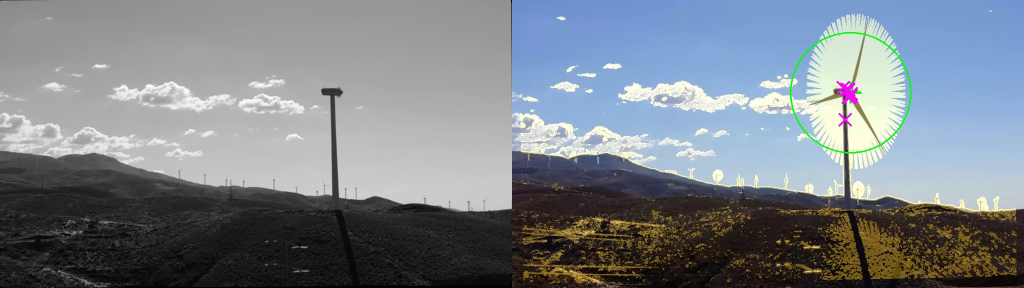
#> input picture blade_prototype/innovation_review_assets/abla_overlay.jpg, 2048 x 576 px (shown at 1/2 size)
$ python -i surface.py   (imports and definitions only)
#> lines starting #> are read from the running program, lines starting #| are printed output that depends on the picture; after the words box and inside, x2 and y2 are one past the last pixel; in counts of white or black regions, pixels touching at a corner belong together
### blade_prototype/blade_proto/segmentation.py
"""葉片/塔架分割與結構定位（§5.1 前處理）。

流程：
1. 估天空模型——**預設為局部模型**（`fit_local_sky`，見下），全機照用；
   長焦分區段照改用邊緣取樣的逐列多項式模型（`fit_sky_model`）
2. 每個像素對模型的 robust 標準化距離 → 固定門檻 → 前景
3. 形態學清理 + 連通元件過濾（去掉小碎片）
4. 結構：距離變換找輪轂（最厚處）→ 移除輪轂圓盤 → 塔架（碰底邊、最寬）→ 其餘為葉片
5. 輪轂精修：各葉片外段軸線的最小平方交點

模型在縮圖上估算（速度），套用在全解析度（幾何精度）。

**為什麼預設是局部模型**（2026-09-07，75 張真實照片實測，見 `REAL_IMAGE_VALIDATION.md`）：
原本的「邊緣取樣 + 逐列多項式 + 全域 robust 尺度」假設整張天空是單一平滑漸層。
真實天空有雲，兩個方向都會壞——雲被當成前景吃進遮罩，或者邊緣取樣帶裡的雲把全域
尺度撐大到什麼都進不了遮罩（30 張設計範圍內的照片有 4 張直接「遮罩為空」）。
局部模型改成假設「天空**局部**平滑」：雲塊是幾百像素的大面積漸變、葉片與塔架是幾十
像素的細長結構，所以用一個比結構寬、比雲小的中值核估背景就能兩者分離。
實測輪轂定位命中 14/30 → 24/30，有雲的情況 1/13 → 10/13，遮罩全空 4 → 0。
"""

from __future__ import annotations

from dataclasses import dataclass, field

import cv2
import numpy as np


DEFAULT_DIST_THRESH = 5.5  # 逐列多項式模型的門檻，robust sigma 單位

# 局部天空模型的參數。全部由 75 張真實照片掃描而得（set A 選、set B holdout 覆核）：
# kernel_frac 0.16–0.24 × 門檻 7–11 是一整片高原（命中 14–17/19），取高原中心而非尖峰
# ——19 張樣本的 argmax 會跳動，取中心才不是在擬合雜訊。
DEFAULT_LOCAL_KERNEL_FRAC = 0.20   # 中值核邊長 / 工作尺度長邊：要 > 塔架寬、< 雲塊尺度
# 門檻同時對兩組獨立的測試集取：真實照片（輪轂定位命中）與合成夾具（對已知真值的
# 結構召回率 / 天空誤判率）。7.0 是唯一同時成立的點——真實命中 23/30（有雲 10/13）、
# 合成結構召回 95.3%、天空誤判 0.02%。放寬到 9.0 真實命中只多 1 張，但合成結構召回
# 掉到 77.7%（塔架下段融進亮天空時被切掉），對要從遮罩邊緣量幾何的管線不能接受。
DEFAULT_LOCAL_THRESH = 7.0         # 局部 robust sigma 單位（與逐列模型的 5.5 不同尺規）
DEFAULT_LOCAL_WORK_SIDE = 1024     # 估背景與尺度的工作尺度長邊
DEFAULT_LOCAL_MIN_SCALE = 1.2      # 局部尺度下限（Lab 單位），純色無雲天空不會除以 0


@dataclass
class SkyModel:
    """天空顏色模型：Lab 每通道對正規化列位置 t=y/(H-1) 的多項式（處理天空垂直漸層）+ robust 尺度。"""

    coeffs: np.ndarray  # (3, deg+1)
    inv_scale: np.ndarray  # (3,) = 1/MAD

    def mean_rows(self, h: int) -> np.ndarray:
        t = np.linspace(0.0, 1.0, h, dtype=np.float32)
        return np.stack([np.polyval(c, t) for c in self.coeffs], axis=1).astype(np.float32)  # (h,3)


@dataclass
class LocalSkyModel:
    """局部天空模型：背景與尺度都是**影像場**，不是參數化曲面。

    兩個場都在工作尺度上算（中值濾波），套用時雙線性放大回全解析度——它們本來就是
    低頻的（核邊長是畫面的 20%），放大不會失真；殘差則在全解析度上取，1–2 px 的葉尖
    因此保得住。
    """

    bg: np.ndarray  # (h,w,3) float32，Lab 背景估計
    scale: np.ndarray  # (h,w,3) float32，各通道的局部 robust 尺度
    kernel_px: int  # 實際用的中值核邊長（工作尺度的像素）
    min_scale: float


@dataclass
class SegmentationResult:
    mask: np.ndarray  # uint8 0/255，與輸入同尺寸
    sky_model: SkyModel | LocalSkyModel
    threshold: float  # 距離門檻（尺規依模型種類而異）
    scale: float  # 估模型時的縮圖比例
    horizon_y: int | None = None  # 地平線列；None = 畫面沒有可辨識的地面帶


@dataclass
class BladeComponent:
    xs: np.ndarray
    ys: np.ndarray
    area: int
    tip_xy: tuple[float, float]
    tip_radius_px: float
    tip_angle_deg: float  # 數學慣例方位角（270° = 六點鐘）


@dataclass
class TurbineStructure:
    hub: tuple[float, float]
    hub_radius_px: float
    hub_refined: bool
    tower_found: bool
    tower_angle_deg: float  # 塔架軸相對垂直的偏差（正 = 順時鐘）；無塔架時為 0
    tower_width_px: float
    blades: list[BladeComponent] = field(default_factory=list)
    notes: list[str] = field(default_factory=list)
    # 塔架軸外推到輪轂那一列的 x（px）。偏軸拍攝時輪轂中心會離開塔軸（機艙把轉子往上風側
    # 推了 overhang 那麼遠），`pose.estimate_pose` 拿 hub_x 與它的差估 yaw。無塔架時 None。
    tower_x_at_hub_px: float | None = None


# ---------------------------------------------------------------- 天空模型


# [11 lines left out: function _robust_polyfit_1d, not called in this run]


def fit_sky_model(img_bgr: np.ndarray, border_frac: float = 0.06, mode: str = "rows", deg: int = 3) -> SkyModel:
    """從畫面邊緣估天空模型。

    mode="rows"（全機照）：左右兩側窄帶每列取中位數，對列位置做 robust 多項式擬合；
        葉尖偶爾穿過側帶的列會被當離群值剔除。
    mode="top_bottom"（長焦分區段照，葉片橫越畫面、側帶多半是葉片）：
        只用上下兩條帶，兩者中位數線性內插。
    尺度：帶內像素對模型殘差的 MAD（含雲層紋理），下限 0.75 避免合成天空零方差。
    """
    lab = cv2.cvtColor(img_bgr, cv2.COLOR_BGR2Lab).astype(np.float32)
    h, w = lab.shape[:2]
    if mode == "top_bottom":
        b = max(2, int(h * border_frac))
        top = lab[:b].reshape(-1, 3)
        bot = lab[h - b:].reshape(-1, 3)
        m_top, m_bot = np.median(top, 0), np.median(bot, 0)
        # 線性：t=0 → top, t=1 → bot
        coeffs = np.stack([np.array([m_bot[c] - m_top[c], m_top[c]]) for c in range(3)])
        strip_pix = np.concatenate([top, bot])
        strip_t = np.concatenate([np.full(len(top), 0.0), np.full(len(bot), 1.0)])
    else:
        s = max(2, int(w * border_frac))
        t_rows = np.linspace(0.0, 1.0, h)
        left = lab[:, :s]
        right = lab[:, w - s:]
        med_l = np.median(left, axis=1)  # (h,3)
        med_r = np.median(right, axis=1)
        tt = np.concatenate([t_rows, t_rows])
        coeffs = np.stack([_robust_polyfit_1d(tt, np.concatenate([med_l[:, c], med_r[:, c]]), deg) for c in range(3)])
        strip_pix = np.concatenate([left.reshape(-1, 3), right.reshape(-1, 3)])
        strip_t = np.concatenate([np.repeat(t_rows, s), np.repeat(t_rows, s)])
    model_at = np.stack([np.polyval(coeffs[c], strip_t) for c in range(3)], 1)
    resid = strip_pix - model_at
    # 用內點（去掉穿過側帶的葉片）算 MAD
    r_norm = np.abs(resid - np.median(resid, 0))
    mad = np.median(r_norm, 0) * 1.4826
    inlier = (r_norm < 4.0 * (mad + 0.5)).all(1)
    if inlier.sum() > 50:
        mad = np.median(np.abs(resid[inlier] - np.median(resid[inlier], 0)), 0) * 1.4826
    scale = np.maximum(mad, 0.75)
    return SkyModel(coeffs.astype(np.float32), (1.0 / scale).astype(np.float32))


# [101 lines left out: functions _grid_coords, _interp_from_grid, _median_field, fit_local_sky, local_sky_distance, not called in this run]


def sky_distance(img_bgr: np.ndarray, model: SkyModel | LocalSkyModel) -> np.ndarray:
    """依模型種類分派，呼叫端不必知道用的是哪一種。"""
    if isinstance(model, LocalSkyModel):
        return local_sky_distance(img_bgr, model)
    lab = cv2.cvtColor(img_bgr, cv2.COLOR_BGR2Lab).astype(np.float32)
    means = model.mean_rows(lab.shape[0])  # (h,3)
    d = (lab - means[:, None, :]) * model.inv_scale[None, None, :]
    return np.sqrt(np.einsum("ijk,ijk->ij", d, d))


# [4 lines left out: function _otsu_threshold, not called in this run]


def _clean_mask(fg: np.ndarray, min_area: int, max_width_frac: float = 0.7, drop_wide_bands: bool = True) -> np.ndarray:
    mask = fg.astype(np.uint8) * 255
    # 不做 morphological open：遠距/側視的葉尖只有 1–2 px 厚，open 會把它吃掉讓葉尖半徑忽長忽短；
    # 雜訊碎片交給下面的面積過濾。close 只補洞。
    k5 = cv2.getStructuringElement(cv2.MORPH_ELLIPSE, (5, 5))
    mask = cv2.morphologyEx(mask, cv2.MORPH_CLOSE, k5)
    n, lab, stats, _ = cv2.connectedComponentsWithStats(mask, connectivity=8)
    keep = np.zeros(n, bool)
    w = mask.shape[1]
    for i in range(1, n):
        area = stats[i, cv2.CC_STAT_AREA]
        width = stats[i, cv2.CC_STAT_WIDTH]
        if area < min_area:
            continue
        if drop_wide_bands and width > max_width_frac * w and stats[i, cv2.CC_STAT_HEIGHT] < 0.5 * mask.shape[0]:
            continue  # 橫跨畫面的地面/地平線帶（全機照）；分區段照的葉片本身就是橫幅，呼叫端關掉
        keep[i] = True
    return np.where(keep[lab], 255, 0).astype(np.uint8)


# [29 lines left out: function find_horizon, not called in this run]


def segment_turbine(
    img_bgr: np.ndarray,
    max_side: int = 1200,
    border_frac: float = 0.06,
    min_area_frac: float = 3e-4,
    dist_thresh: float | None = None,
    sky_model: SkyModel | LocalSkyModel | None = None,
    full_res: bool = True,
    sky_mode: str = "local",
    drop_wide_bands: bool = True,
) -> SegmentationResult:
    """把風機（葉片 + 塔架 + 機艙）從天空分出來。

    sky_mode：
    - `"local"`（預設，全機照）：局部天空模型（`fit_local_sky`）。真實照片上唯一撐得住
      雲層的做法，理由與實測見模組 docstring。
    - `"rows"` / `"top_bottom"`：邊緣取樣的逐列多項式模型（`fit_sky_model`）。
      長焦分區段照必須用這個——那種照片的「結構」本身就佔滿畫面，大核中值會把葉片
      算進背景。`surface.py` 走 `top_bottom`。

    drop_wide_bands：把橫跨 70% 畫面寬、高度不到一半的元件當地面/地平線帶刪掉（全機照用）；
    長焦分區段照的葉片本身就是橫幅，要關掉。"""
    h, w = img_bgr.shape[:2]
    scale = min(1.0, max_side / max(h, w))
    small = img_bgr if scale >= 1.0 else cv2.resize(img_bgr, (int(w * scale), int(h * scale)), interpolation=cv2.INTER_AREA)
    if sky_model is not None:
        model = sky_model
    elif sky_mode == "local":
        model = fit_local_sky(img_bgr)  # 自己降到工作尺度，不吃 small
    else:
        model = fit_sky_model(small, border_frac, mode=sky_mode)
    dist_small = None
    if dist_thresh is None:
        if isinstance(model, LocalSkyModel):
            # 局部模型的距離尺規與逐列模型不同（除的是局部尺度而非全域），
            # 門檻另外量。真實照片掃描出的高原中心：見 DEFAULT_LOCAL_THRESH 的註解。
            dist_thresh = DEFAULT_LOCAL_THRESH
        else:
            dist_small = sky_distance(small, model)
            # 固定 5.5 個 robust sigma。合成資料量測：5σ 時塔架召回 95%、天空誤判 0.16%（皆為小碎片）；
            # Otsu 會被「白葉片 vs 藍天」的大距離拉到 14σ 以上，把灰塔架 vs 亮地平線天空吃掉，故不採用。
            dist_thresh = DEFAULT_DIST_THRESH
    # 距離圖先做 σ0.8 高斯平滑再取門檻：孤立雜訊像素被壓下去、邊界變平滑，
    # 而 1 px 寬的葉尖線會變成 2 px 寬的較低值仍高於門檻（形態學 open 會把它整條吃掉）。
    if full_res or scale >= 1.0:
        dist = cv2.GaussianBlur(sky_distance(img_bgr, model), (0, 0), 0.8)
        mask = _clean_mask(dist > dist_thresh, int(min_area_frac * h * w), drop_wide_bands=drop_wide_bands)
    else:
        if dist_small is None:
            dist_small = sky_distance(small, model)
        dist_small = cv2.GaussianBlur(dist_small, (0, 0), 0.8)
        mask_small = _clean_mask(dist_small > dist_thresh, int(min_area_frac * small.shape[0] * small.shape[1]),
                                 drop_wide_bands=drop_wide_bands)
        mask = cv2.resize(mask_small, (w, h), interpolation=cv2.INTER_NEAREST)
    horizon = find_horizon(mask) if drop_wide_bands else None
    return SegmentationResult(mask=mask, sky_model=model, threshold=float(dist_thresh),
                              scale=scale, horizon_y=horizon)


# ---------------------------------------------------------------- 結構定位


# [19 lines left out: functions _pca_axis, _ls_intersection, not called in this run]


def _angle_deg(dx: float, dy: float) -> float:
    """影像向量 → 數學慣例方位角（y 向下所以取負）。"""
    return float(np.degrees(np.arctan2(-dy, dx)) % 360.0)


# [4 lines left out: function _axis_angle_between, not called in this run]


@dataclass
class _Comp:
    xs: np.ndarray
    ys: np.ndarray
    touches_bottom: bool

    def dist_to(self, hub) -> np.ndarray:
        return np.hypot(self.xs - hub[0], self.ys - hub[1])


# [456 lines left out: functions _median_row_width, _split_by_angle, _split_components, _classify, _blade_axis, _count_arms and 6 more, not called in this run]

### blade_prototype/blade_proto/surface.py
"""表面層（§5.2）：前緣輪廓粗糙度與紋理。

輸入：長焦分區段照（一段葉片橫越畫面）。
1. 分割葉片、PCA 找葉片軸、把影像轉到軸水平
2. 每一欄取上下兩條邊緣，灰階半高交叉做 sub-pixel 精修
3. 對每條邊做低階多項式基線擬合，殘差 = 粗糙度訊號
   - rms、往內凹（材料流失）的 p95、凹坑數、高頻能量比
   - 分三個 zone（沿畫面 x）回報，對應根/中/尖的區段映射
4. 邊緣內側帶狀區域的局部灰階標準差 = 紋理指標

哪一側是前緣由呼叫端指定（top/bottom），演算法對兩側都算。
"""

from __future__ import annotations

from dataclasses import dataclass, asdict

import cv2
import numpy as np

from .segmentation import segment_turbine


@dataclass
class EdgeRoughness:
    edge: str  # 'top' | 'bottom'
    n_samples: int
    rms_px: float
    rms_cm: float | None
    inward_p95_px: float
    pit_count: int
    high_freq_ratio: float
    zone_rms_px: list[float]
    zone_texture_std: list[float]
    baseline_coeffs: list[float]

    def to_dict(self) -> dict:
        return asdict(self)


@dataclass
class SurfaceAnalysis:
    axis_angle_deg: float
    median_thickness_px: float
    top: EdgeRoughness
    bottom: EdgeRoughness
    leading_edge: str | None

    # [8 lines left out: function to_dict, not called in this run]


def _largest_component(mask: np.ndarray) -> np.ndarray:
    n, lab, stats, _ = cv2.connectedComponentsWithStats(mask, connectivity=8)
    if n <= 1:
        return mask
    k = 1 + int(np.argmax(stats[1:, cv2.CC_STAT_AREA]))
    return np.where(lab == k, 255, 0).astype(np.uint8)


def _rotate_to_horizontal(gray: np.ndarray, mask: np.ndarray) -> tuple[np.ndarray, np.ndarray, float]:
    ys, xs = np.nonzero(mask)
    pts = np.stack([xs, ys], 1).astype(np.float64)
    c = pts.mean(0)
    _, _, vt = np.linalg.svd(pts - c, full_matrices=False)
    d = vt[0]
    ang = float(np.degrees(np.arctan2(d[1], d[0])))
    if ang > 90:
        ang -= 180
    if ang < -90:
        ang += 180
    h, w = mask.shape
    M = cv2.getRotationMatrix2D((w / 2, h / 2), ang, 1.0)
    g = cv2.warpAffine(gray, M, (w, h), flags=cv2.INTER_LINEAR, borderMode=cv2.BORDER_REPLICATE)
    m = cv2.warpAffine(mask, M, (w, h), flags=cv2.INTER_NEAREST, borderValue=0)
    valid = cv2.warpAffine(np.full((h, w), 255, np.uint8), M, (w, h), flags=cv2.INTER_NEAREST, borderValue=0)
    m[valid == 0] = 0
    return g, m, valid, ang


def _subpixel_edge(gray_col: np.ndarray, row: int, direction: int) -> float:
    """在 row 附近沿欄向做半高交叉的 sub-pixel 邊緣位置。

    direction=+1：天空在上、葉片在下（top edge）；-1：葉片在上、天空在下。
    """
    h = len(gray_col)
    if direction > 0:
        sky = gray_col[max(0, row - 7): max(0, row - 3)]
        blade = gray_col[min(h, row + 3): min(h, row + 7)]
    else:
        sky = gray_col[min(h, row + 3): min(h, row + 7)]
        blade = gray_col[max(0, row - 7): max(0, row - 3)]
    if len(sky) == 0 or len(blade) == 0:
        return float(row)
    half = (float(np.median(sky)) + float(np.median(blade))) / 2.0
    lo, hi = max(0, row - 3), min(h - 1, row + 3)
    seg = gray_col[lo: hi + 1].astype(np.float64)
    # 找第一個跨過 half 的相鄰對（沿 direction 從天空側往葉片側）
    idx = range(len(seg) - 1) if direction > 0 else range(len(seg) - 1, 0, -1)
    for i in idx:
        a, b = (seg[i], seg[i + 1]) if direction > 0 else (seg[i], seg[i - 1])
        if (a - half) * (b - half) <= 0 and a != b:
            frac = (half - a) / (b - a)
            return float(lo + i + (frac if direction > 0 else -frac))
    return float(row)


def _edge_profiles(gray: np.ndarray, mask: np.ndarray, valid: np.ndarray, margin: int = 8):
    h, w = mask.shape
    xs, top, bot = [], [], []
    for x in range(w):
        col = mask[:, x]
        rows = np.flatnonzero(col)
        if len(rows) < 4:
            continue
        vrows = np.flatnonzero(valid[:, x])
        if len(vrows) == 0:
            continue
        v0, v1 = int(vrows[0]), int(vrows[-1])
        r0, r1 = int(rows[0]), int(rows[-1])
        if r0 <= v0 + margin or r1 >= v1 - margin:
            continue  # 葉片被畫面（或旋轉後的有效區）上下緣截斷
        g = gray[:, x]
        xs.append(x)
        top.append(_subpixel_edge(g, r0, +1))
        bot.append(_subpixel_edge(g, r1, -1))
    return np.array(xs, float), np.array(top, float), np.array(bot, float)


def _robust_polyfit(x: np.ndarray, y: np.ndarray, deg: int, iters: int = 2) -> tuple[np.ndarray, np.ndarray]:
    xn = (x - x.mean()) / max(np.ptp(x), 1.0) * 2.0
    keep = np.ones(len(x), bool)
    coeffs = np.polyfit(xn, y, deg)
    for _ in range(iters):
        resid = y - np.polyval(coeffs, xn)
        s = 1.4826 * np.median(np.abs(resid[keep] - np.median(resid[keep]))) + 1e-6
        keep = np.abs(resid) < 3.0 * s
        if keep.sum() < deg + 2:
            break
        coeffs = np.polyfit(xn[keep], y[keep], deg)
    return coeffs, y - np.polyval(coeffs, xn)


def _roughness(
    name: str, x: np.ndarray, y: np.ndarray, inward_sign: float, gray: np.ndarray, band_rows: np.ndarray,
    cm_per_px: float | None, poly_deg: int, hf_period_px: float, pit_sigma: float,
) -> EdgeRoughness:
    coeffs, resid = _robust_polyfit(x, y, poly_deg)
    inward = resid * inward_sign
    rms = float(np.sqrt(np.mean(resid**2)))
    sigma = 1.4826 * float(np.median(np.abs(inward - np.median(inward)))) + 1e-6
    hot = inward > pit_sigma * sigma
    # 連續 ≥2 個樣本才算一個凹坑
    pits, run = 0, 0
    for v in hot:
        run = run + 1 if v else 0
        if run == 2:
            pits += 1
    # 高頻能量比：以樣本間距 ≈1 px 估頻率
    spec = np.abs(np.fft.rfft(resid - resid.mean())) ** 2
    freqs = np.fft.rfftfreq(len(resid), d=float(np.median(np.diff(x))) if len(x) > 1 else 1.0)
    total = spec[1:].sum() + 1e-9
    hf = spec[1:][freqs[1:] > 1.0 / hf_period_px].sum()
    # zones
    zone_edges = np.linspace(x.min(), x.max(), 4)
    zone_rms, zone_tex = [], []
    tex = _local_std(gray)
    for i in range(3):
        sel = (x >= zone_edges[i]) & (x <= zone_edges[i + 1])
        zone_rms.append(float(np.sqrt(np.mean(resid[sel] ** 2))) if sel.any() else float("nan"))
        cols = x[sel].astype(int)
        rows = band_rows[sel].astype(int)
        vals = [tex[r, c] for r, c in zip(rows, cols) if 0 <= r < tex.shape[0]]
        zone_tex.append(float(np.mean(vals)) if vals else float("nan"))
    return EdgeRoughness(
        edge=name, n_samples=int(len(x)), rms_px=rms, rms_cm=(rms * cm_per_px if cm_per_px else None),
        inward_p95_px=float(np.percentile(inward, 95)), pit_count=int(pits),
        high_freq_ratio=float(hf / total), zone_rms_px=zone_rms, zone_texture_std=zone_tex,
        baseline_coeffs=[float(c) for c in coeffs],
    )


def _local_std(gray: np.ndarray, k: int = 7) -> np.ndarray:
    g = gray.astype(np.float32)
    m = cv2.blur(g, (k, k))
    m2 = cv2.blur(g * g, (k, k))
    return np.sqrt(np.maximum(m2 - m * m, 0.0))


def analyze_blade_edges(
    img_bgr: np.ndarray,
    mask: np.ndarray | None = None,
    cm_per_px: float | None = None,
    leading_edge: str | None = None,
    poly_deg: int = 3,
    hf_period_px: float = 20.0,
    pit_sigma: float = 2.5,
    band_offset_px: int = 3,
) -> SurfaceAnalysis:
    """分析一張長焦葉片分區段照的兩條邊緣粗糙度。"""
    if mask is None:
        mask = segment_turbine(img_bgr, border_frac=0.05, sky_mode="top_bottom", drop_wide_bands=False).mask
    mask = _largest_component(mask)
    if not mask.any():
        raise ValueError("分割不到葉片（畫面上下緣需為天空；可檢查曝光或改用 --dist-thresh）")
    gray = cv2.cvtColor(img_bgr, cv2.COLOR_BGR2GRAY)
    g, m, valid, ang = _rotate_to_horizontal(gray, mask)
    xs, top, bot = _edge_profiles(g, m, valid)
    if len(xs) < 20:
        raise ValueError("可用的邊緣樣本太少（葉片被截斷或分割失敗）")
    thickness = float(np.median(bot - top))
    band = max(3, int(0.12 * thickness))
    top_band_rows = np.round(top + band_offset_px + band / 2)
    bot_band_rows = np.round(bot - band_offset_px - band / 2)
    top_r = _roughness("top", xs, top, +1.0, g, top_band_rows, cm_per_px, poly_deg, hf_period_px, pit_sigma)
    bot_r = _roughness("bottom", xs, bot, -1.0, g, bot_band_rows, cm_per_px, poly_deg, hf_period_px, pit_sigma)
    return SurfaceAnalysis(axis_angle_deg=ang, median_thickness_px=thickness, top=top_r, bottom=bot_r,
                           leading_edge=leading_edge)

>>> import cv2
>>> picture = cv2.imread('../innovation_review_assets/abla_overlay.jpg')
#> picture is the input picture: shape (576, 2048, 3); mean B, G, R 136.6, 130, 123.5
>>> result = analyze_blade_edges(picture)
#> in segment_turbine, `small = img_bgr if scale >= 1.0 else cv2.resize(img_bgr, (int(w * scal..`:
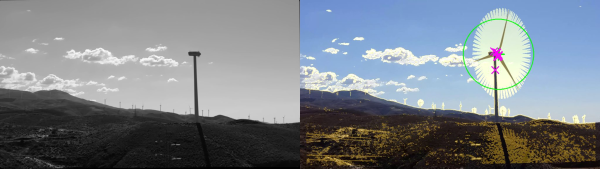
#> small: shape (337, 1200, 3) (shown at 1/2 size); mean B, G, R 136.6, 130, 123.5
#> in fit_sky_model, `lab = cv2.cvtColor(img_bgr, cv2.COLOR_BGR2Lab).astype(np.float32)`:
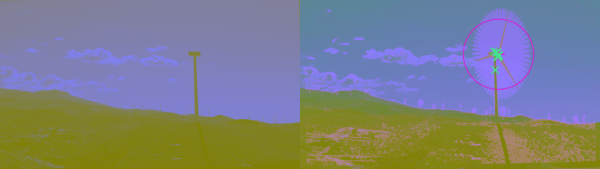
#> lab: shape (337, 1200, 3) float32 (shown at 1/2 size); mean B, G, R 134.4, 128, 124.2
#> in fit_sky_model, `m_top, m_bot = np.median(top, 0), np.median(bot, 0)`: m_top = [159, 128, 117.5]; m_bot = [15, 128, 128]
#> in fit_sky_model, `coeffs = np.stack([np.array([m_bot[c] - m_top[c], m_top[c]]) for c in ..`: coeffs = [[-144, 159], [0, 128], [10.5, 117.5]]
#> in fit_sky_model, `mad = np.median(r_norm, 0) * 1.4826`: mad = [5.93, 0, 15.57]
#> in fit_sky_model, `mad = np.median(np.abs(resid[inlier] - np.median(resid[inlier], 0)), 0..`: mad = [4.45, 0, 15.57]
#> in fit_sky_model, `scale = np.maximum(mad, 0.75)`: scale = [4.45, 0.75, 15.57]
#> in sky_distance, `d = (lab - means[:, None, :]) * model.inv_scale[None, None, :]`:
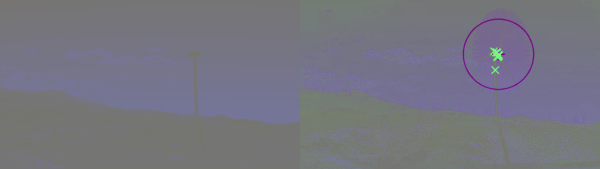
#> d: shape (337, 1200, 3) float32 (shown at 1/2 size); mean B, G, R 10.6, 0.1, 0.1; drawn with min black and max white
#> in sky_distance, `return np.sqrt(np.einsum("ijk,ijk->ij", d, d))`:
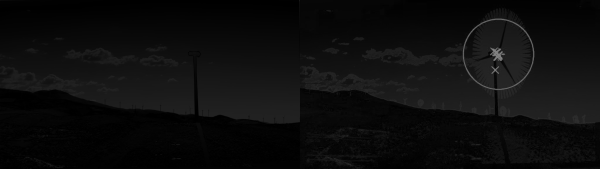
#> returned value: shape (337, 1200) float32 (shown at 1/2 size); min 0, max 131.1, mean 13.3
#> in _clean_mask, `mask = fg.astype(np.uint8) * 255`:
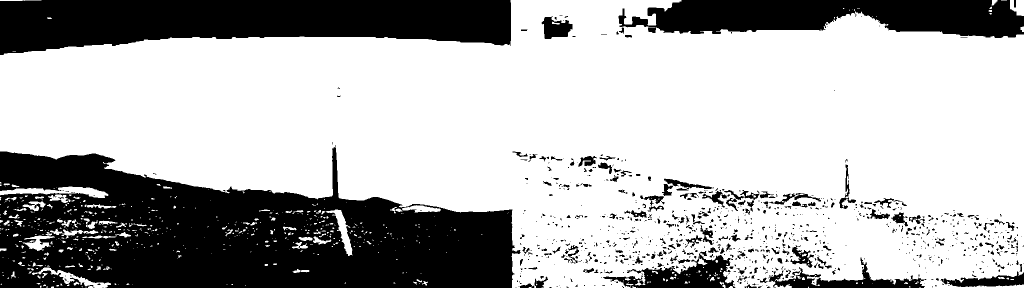
#> mask: shape (576, 2048) (shown at 1/2 size); 69.4% white; 896 black regions (675 under 20 px), largest, box (x1, y1, x2, y2) and area: (0, 290, 1041, 576) 193394, (0, 0, 1022, 110) 84291, (1237, 0, 2048, 76) 43805
#> (the rest of the program and of its run is left out)
